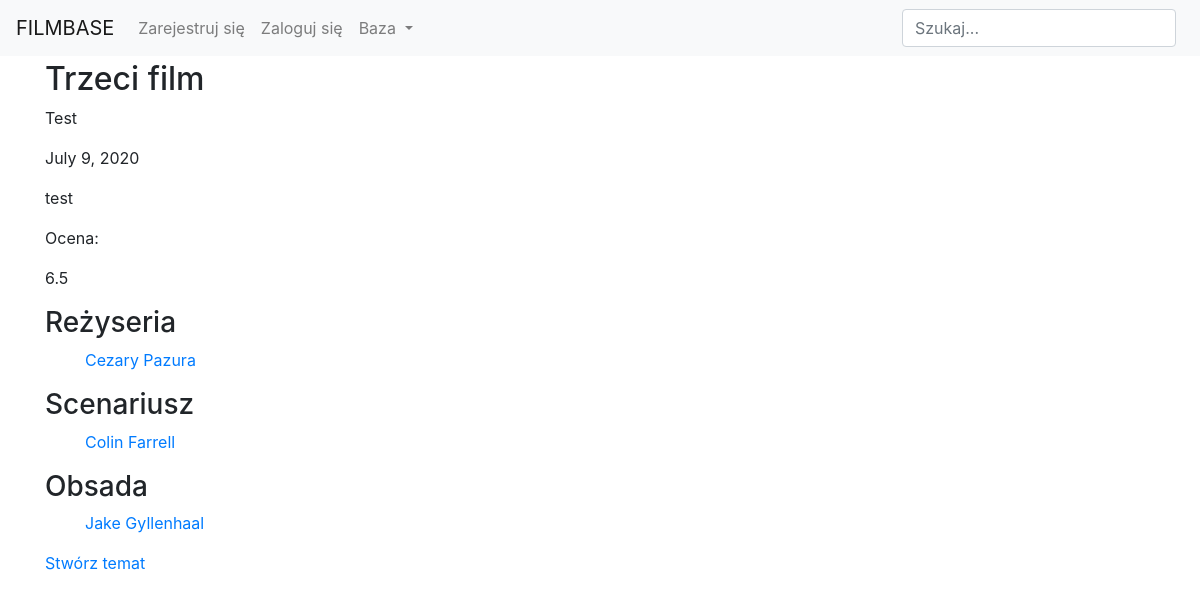
/base/movie/trzeci-film/, run on the app's committed database.
### main/models.py (models this page shows, shortened)
class Movie(models.Model):
    title = models.CharField(null=False, blank=False, max_length=100, verbose_name='Tytuł')
    description = models.CharField(null=False, blank=False, max_length=400, verbose_name='Opis')
    date_of_realease = models.DateField(null=False, blank=False, verbose_name='Data premiery')
    kind = models.CharField(null=False, blank=False, max_length=100, verbose_name='Gatunek')
    actors = models.ManyToManyField(Person, related_name='Starred_in')
    directors = models.ManyToManyField(Person, related_name='Directed')
    scenarists = models.ManyToManyField(Person, related_name='Wrote_the_script')
    slug = models.SlugField(null=True, blank=True)
    is_accepted = models.BooleanField(default=False)
    def get_average(self):
        rates = self.rate_set.all().values_list('choice', flat=True)
        if rates:
            average = (sum(rates))/len(rates)
            return average
        return "Brak oceny"

class Person(models.Model):
    full_name = models.CharField(null=False, blank=False, max_length=100)
    date_of_birth = models.DateField(null=False, blank=False)
    slug = models.SlugField(null=True, blank=True)
    avatar = models.ImageField(default='default.jpg', null=True, blank=True)
    is_accepted = models.BooleanField(default=False)
    def __str__(self):
        return f"{self.full_name}"

### main/views.py (the view, shortened to what this page needs)
# urls.py: path('movie/<slug:slug>/', MovieDetailView.as_view(), name='detail_movie'),
class MovieDetailView(FormMixin, DetailView):
    model = Movie
    template_name = 'main/detail_movie.html'
    context_object_name = 'movie'
    form_class = RateForm
    def get_context_data(self, **kwargs):
        context = super(MovieDetailView, self).get_context_data(**kwargs)
        if self.request.user.is_authenticated and Rate.objects.filter(movie=self.object, sender=self.request.user).exists():
            context['form'] = RateForm(
            initial={
            'movie': self.object,
            'choice': Rate.objects.filter(movie=self.object, sender=self.request.user).first().choice
            })
        return context

### main/forms.py
class RateForm(forms.ModelForm):
    class Meta:
        model = Rate
        fields = ('choice',)

### main/templates/main/detail_movie.html (shortened to what this page needs)
{% extends 'users/base.html' %}
{% block content %}
    <h2>{{ movie.title }}</h2>
    <p>{{ movie.description }}</p>
    <p>{{ movie.date_of_realease }}</p>
    <p>{{ movie.kind }}</p>
    <p>Ocena:<div id="average">{{ movie.get_average }}</div></p>
    <h3>Reżyseria</h3>
    {% for director in movie.directors.all %}
        <a href="{% url 'detail_person' slug=director.slug %}"><ul>{{ director }}</ul></a>
    {% endfor %}
    <h3>Scenariusz</h3>
    {% for scenarist in movie.scenarists.all %}
        <a href="{% url 'detail_person' slug=scenarist.slug %}"><ul>{{ scenarist }}</ul></a>
    {% endfor %}
    <h3>Obsada</h3>
    {% for actor in movie.actors.all %}
        <a href="{% url 'detail_person' slug=actor.slug %}"><ul>{{ actor }}</ul></a>
    {% endfor %}
    <p><a href="{% url 'create_topic' slug=movie.slug %}">Stwórz temat</a></p>
{% endblock %}

### data on the page
Movie: title "Trzeci film", description "Test", date_of_realease "July 9, 2020", kind "test", get_average "6.5"
Person: full_name "Cezary Pazura"
Person: full_name "Colin Farrell"
Person: full_name "Jake Gyllenhaal"
